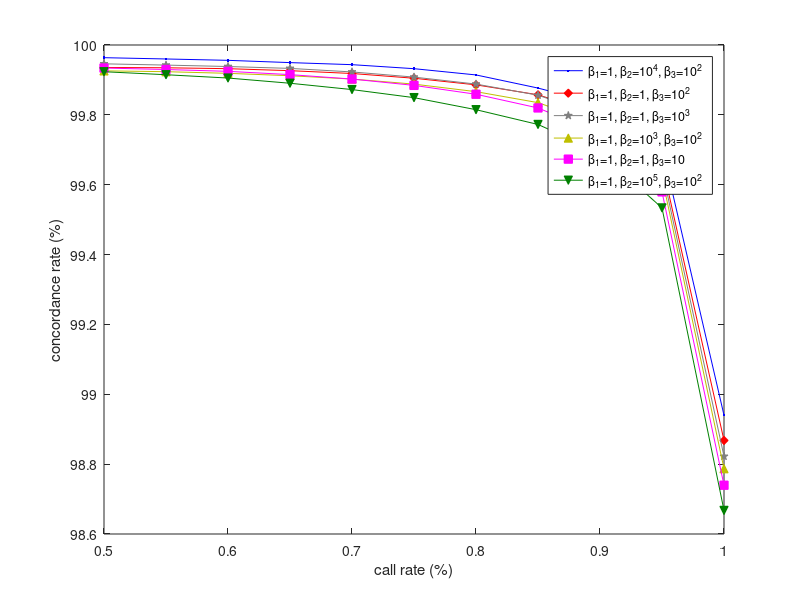

This chart was generated by the following MATLAB code:
tbl_1_10000_100 = dlmread('cr_vs_ac_1_10000_100.txt');
tbl_1_10000_100(:,2) = tbl_1_10000_100(:,2)*100;
plot(tbl_1_10000_100(:,1),tbl_1_10000_100(:,2),'b.-');
hold on;

tbl_1_1_100 = dlmread('cr_vs_ac_1_1_100.txt');
tbl_1_1_100(:,2) = tbl_1_1_100(:,2)*100;
plot(tbl_1_1_100(:,1),tbl_1_1_100(:,2),'r-d','MarkerFaceColor',[1 0 0]);
hold on;

tbl_1_1_1000 = dlmread('cr_vs_ac_1_1_1000.txt');
tbl_1_1_1000(:,2) = tbl_1_1_1000(:,2)*100;
plot(tbl_1_1_1000(:,1),tbl_1_1_1000(:,2),'-p','Color',[0.5 0.5 0.5],...
    'MarkerFaceColor', [0.5 0.5 0.5]);
hold on;

tbl_1_1000_100 = dlmread('cr_vs_ac_1_1000_100.txt');
tbl_1_1000_100(:,2) = tbl_1_1000_100(:,2)*100;
plot(tbl_1_1000_100(:,1),tbl_1_1000_100(:,2),'-^','Color',[0.75 0.75 0],...
    'MarkerFaceColor', [0.75 0.75 0]);
hold on;

tbl_1_1_10 = dlmread('cr_vs_ac_1_1_10.txt');
tbl_1_1_10(:,2) = tbl_1_1_10(:,2)*100;
plot(tbl_1_1_10(:,1),tbl_1_1_10(:,2),'m-s',...
    'MarkerFaceColor', 'm');
hold on;

tbl_1_100000_100 = dlmread('cr_vs_ac_1_100000_100.txt');
tbl_1_100000_100(:,2) = tbl_1_100000_100(:,2)*100;
plot(tbl_1_100000_100(:,1),tbl_1_100000_100(:,2),'-v','Color',[0 0.5 0],...
    'MarkerFaceColor', [0 0.5 0]);
hold on;


ylim([98.6 100]);
xlabel('call rate (%)');
ylabel('concordance rate (%)');
%set(gca, 'xdir','reverse');
hl = legend('\beta_1=1, \beta_2=10^4, \beta_3=10^2', ...
            '\beta_1=1, \beta_2=1, \beta_3=10^2', ...
            '\beta_1=1, \beta_2=1, \beta_3=10^3',...
            '\beta_1=1, \beta_2=10^3, \beta_3=10^2',...
            '\beta_1=1, \beta_2=1, \beta_3=10',...
            '\beta_1=1, \beta_2=10^5, \beta_3=10^2',...
            'Location', 'Best');
set(hl, 'Interpreter', 'tex');
